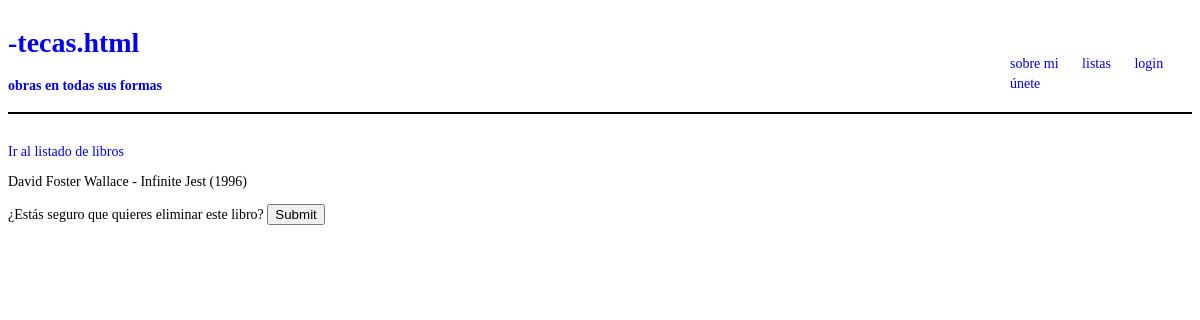
The app's page /app_a/eliminar_libro/1 with its own data.
### app_a/models.py (models this page shows, shortened)
class Libro(models.Model):
    titulo = models.CharField(max_length=100)
    anio = models.IntegerField()
    autor = models.CharField(max_length=100)
    pais = models.CharField(max_length=60)

### app_a/views.py (the view)
# urls.py: path('eliminar_libro/<int:pk>', views.LibroDeleteView.as_view(), name='eliminar_libro'),
class LibroDeleteView(DeleteView):
    model = Libro
    success_url = '/app_a/lista_libro'
    template_name = 'libro/borrar_libro.html'

### app_a/templates/libro/borrar_libro.html (shortened to what this page needs)
{% extends 'tem/base.html' %}
{% block body %}
    <a href={% url 'lista_libro' %}>Ir al listado de libros</a>
    {% if libro %}
        <p>
            {{libro.autor}} - {{libro.titulo}} ({{libro.anio}})
        </p>
    {% endif %}
    <form method='POST'> {% csrf_token %}
        ¿Estás seguro que quieres eliminar este libro?
        <input type='submit' placeholder='Eliminar libro'>
    </form>
{% endblock %}

### app_a/static/stc/base.css (style rules this page uses)
body { font-size: .875rem; font-family: Verdana; }
a { text-decoration: none; }

### records on screen
Libro: autor "David Foster Wallace", titulo "Infinite Jest", anio "1996"
